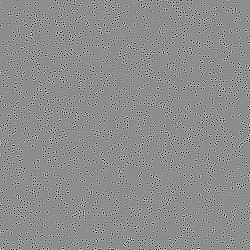

Write the Python code that produced this figure.
# !/usr/bin/python
#  -*- coding: utf-8 -*-
"""
    Author:Shen Weijie
    Date:2018/12/30
    Software:生成Blue Noise
"""
from utils import *
from scipy.misc import imsave
import cv2

# 生成高斯白噪声
def CreateWhiteNoise(width,height,pointsNum):
    # 保存像素点的list
    points = []
    for num in range(pointsNum):
        # 随机生成像素点坐标
        x = int(random.uniform(0,width))
        y = int(random.uniform(0,height))
        points.append([x,y])
    print("生成高斯白")
    return points

def BlueNoise(blursigma,width,height,num,scale):
    blurSize = int(PixelsForSigam(blursigma)|1)
    WhiteNoise = CreateWhiteNoise(width, height,num)
    img = np.ones([width,height])
    # 测试一下用0~255
    for i in range(width):
        for j in range(height):
            img[i][j]=255
    print("测试用0~255成功")
    for point in WhiteNoise:
        point_x = point[0]
        point_y = point[1]
        img[point_x,point_y] = 0
    print("将像素点的灰度值设为0")
    for iter in range(BlursIter):
        print("blursigma:",blursigma)
        img -= cv2.GaussianBlur(img, (blurSize,blurSize), blursigma)
        print("第",iter,"次迭代")
    point_img = AddBias(img,scale)
    print("通过滤波器成功")
    # Spectrum(point_img)
    spectrum_img = Fourier(point_img)
    print("傅里叶变换成功")
    plt = Spectrum(spectrum_img)
    plt.savefig('./BlueNoiseSpectrumPlot.jpg')
    plt.close()
    print("生成波形图")
    imsave('./BlueNoise.jpg', point_img)
    print("生成点阵图")
    imsave('./BlueNoiseSpectrum.jpg',spectrum_img)
    print("生成频谱图")


if __name__ == '__main__':
    BlueNoise(1.0,200,200,2457,0.05)